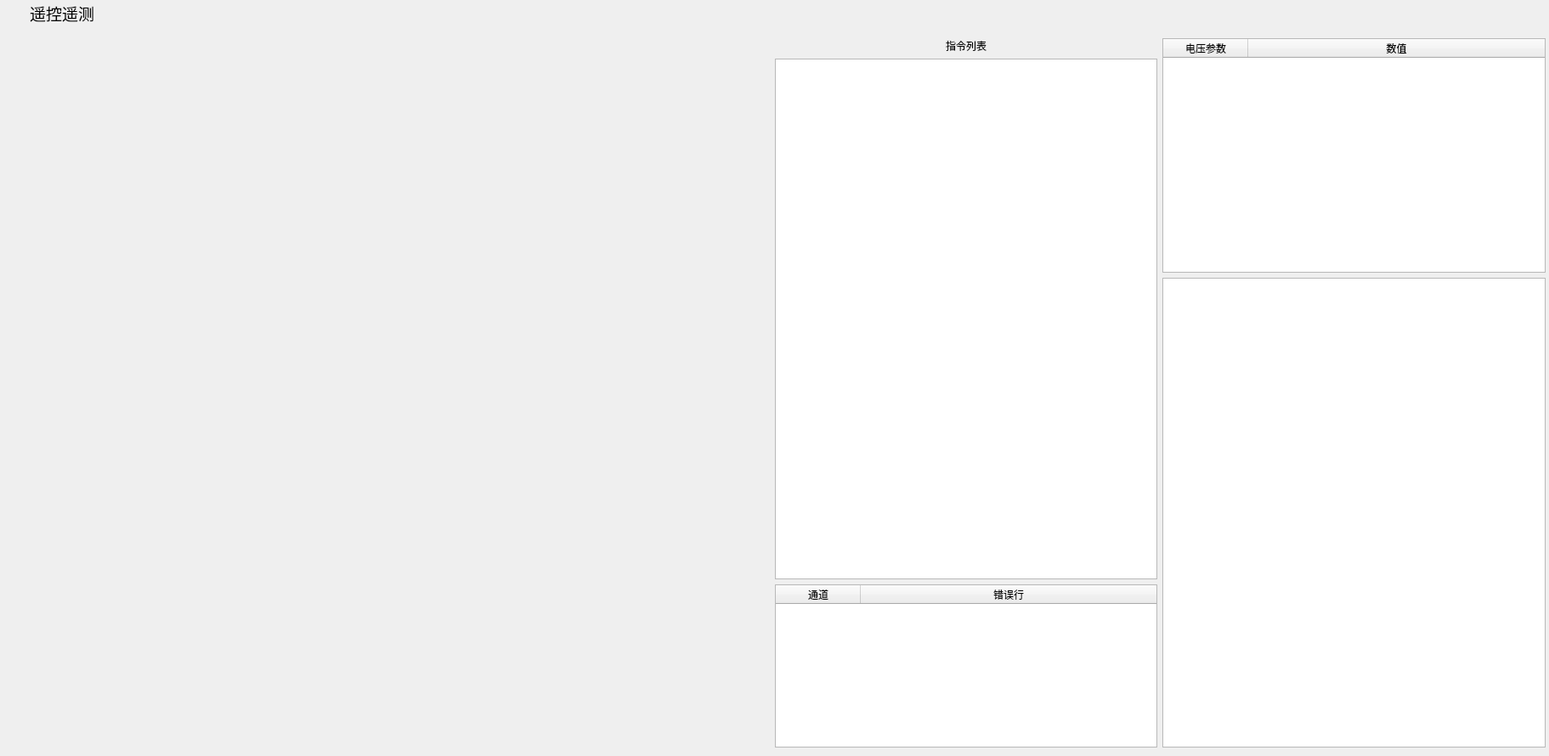
<?xml version="1.0" encoding="UTF-8"?>
<ui version="4.0">
 <class>CDlgCommClass</class>
 <widget class="QWidget" name="CDlgCommClass">
  <property name="geometry">
   <rect>
    <x>0</x>
    <y>0</y>
    <width>1823</width>
    <height>890</height>
   </rect>
  </property>
  <property name="sizePolicy">
   <sizepolicy hsizetype="Fixed" vsizetype="Fixed">
    <horstretch>0</horstretch>
    <verstretch>0</verstretch>
   </sizepolicy>
  </property>
  <property name="windowTitle">
   <string>遥控</string>
  </property>
  <layout class="QVBoxLayout" name="verticalLayout_4">
   <property name="spacing">
    <number>0</number>
   </property>
   <property name="leftMargin">
    <number>0</number>
   </property>
   <property name="topMargin">
    <number>0</number>
   </property>
   <property name="rightMargin">
    <number>0</number>
   </property>
   <property name="bottomMargin">
    <number>0</number>
   </property>
   <item>
    <widget class="QWidget" name="topWidget" native="true">
     <property name="sizePolicy">
      <sizepolicy hsizetype="Expanding" vsizetype="Fixed">
       <horstretch>0</horstretch>
       <verstretch>0</verstretch>
      </sizepolicy>
     </property>
     <property name="minimumSize">
      <size>
       <width>0</width>
       <height>30</height>
      </size>
     </property>
     <property name="maximumSize">
      <size>
       <width>16777215</width>
       <height>29</height>
      </size>
     </property>
     <property name="styleSheet">
      <string notr="true"/>
     </property>
     <layout class="QHBoxLayout" name="horizontalLayout_3">
      <property name="spacing">
       <number>4</number>
      </property>
      <property name="leftMargin">
       <number>6</number>
      </property>
      <property name="topMargin">
       <number>2</number>
      </property>
      <property name="rightMargin">
       <number>6</number>
      </property>
      <property name="bottomMargin">
       <number>2</number>
      </property>
      <item>
       <widget class="QLabel" name="label_Pic">
        <property name="sizePolicy">
         <sizepolicy hsizetype="Fixed" vsizetype="Fixed">
          <horstretch>0</horstretch>
          <verstretch>0</verstretch>
         </sizepolicy>
        </property>
        <property name="minimumSize">
         <size>
          <width>25</width>
          <height>25</height>
         </size>
        </property>
        <property name="maximumSize">
         <size>
          <width>25</width>
          <height>25</height>
         </size>
        </property>
        <property name="text">
         <string/>
        </property>
       </widget>
      </item>
      <item>
       <widget class="QLabel" name="label_2">
        <property name="sizePolicy">
         <sizepolicy hsizetype="Minimum" vsizetype="Fixed">
          <horstretch>0</horstretch>
          <verstretch>0</verstretch>
         </sizepolicy>
        </property>
        <property name="font">
         <font>
          <family>微软雅黑</family>
          <pointsize>14</pointsize>
          <weight>50</weight>
          <bold>false</bold>
          <underline>false</underline>
         </font>
        </property>
        <property name="autoFillBackground">
         <bool>false</bool>
        </property>
        <property name="text">
         <string>遥控遥测</string>
        </property>
        <property name="wordWrap">
         <bool>false</bool>
        </property>
       </widget>
      </item>
      <item>
       <spacer name="horizontalSpacer_2">
        <property name="orientation">
         <enum>Qt::Horizontal</enum>
        </property>
        <property name="sizeHint" stdset="0">
         <size>
          <width>0</width>
          <height>0</height>
         </size>
        </property>
       </spacer>
      </item>
      <item>
       <widget class="QPushButton" name="minButton">
        <property name="minimumSize">
         <size>
          <width>20</width>
          <height>20</height>
         </size>
        </property>
        <property name="maximumSize">
         <size>
          <width>20</width>
          <height>20</height>
         </size>
        </property>
        <property name="styleSheet">
         <string notr="true"/>
        </property>
        <property name="text">
         <string/>
        </property>
        <property name="iconSize">
         <size>
          <width>34</width>
          <height>34</height>
         </size>
        </property>
        <property name="flat">
         <bool>true</bool>
        </property>
       </widget>
      </item>
      <item>
       <widget class="QPushButton" name="maxButton">
        <property name="enabled">
         <bool>true</bool>
        </property>
        <property name="minimumSize">
         <size>
          <width>20</width>
          <height>20</height>
         </size>
        </property>
        <property name="maximumSize">
         <size>
          <width>20</width>
          <height>20</height>
         </size>
        </property>
        <property name="text">
         <string/>
        </property>
        <property name="flat">
         <bool>true</bool>
        </property>
       </widget>
      </item>
      <item>
       <widget class="QPushButton" name="closeButton">
        <property name="sizePolicy">
         <sizepolicy hsizetype="Minimum" vsizetype="Fixed">
          <horstretch>0</horstretch>
          <verstretch>0</verstretch>
         </sizepolicy>
        </property>
        <property name="minimumSize">
         <size>
          <width>20</width>
          <height>20</height>
         </size>
        </property>
        <property name="maximumSize">
         <size>
          <width>20</width>
          <height>20</height>
         </size>
        </property>
        <property name="styleSheet">
         <string notr="true"/>
        </property>
        <property name="text">
         <string/>
        </property>
        <property name="iconSize">
         <size>
          <width>17</width>
          <height>17</height>
         </size>
        </property>
        <property name="autoRepeat">
         <bool>false</bool>
        </property>
        <property name="autoExclusive">
         <bool>false</bool>
        </property>
        <property name="flat">
         <bool>true</bool>
        </property>
       </widget>
      </item>
     </layout>
    </widget>
   </item>
   <item>
    <layout class="QHBoxLayout" name="horizontalLayout" stretch="6,3,3">
     <property name="leftMargin">
      <number>4</number>
     </property>
     <property name="topMargin">
      <number>15</number>
     </property>
     <property name="rightMargin">
      <number>4</number>
     </property>
     <property name="bottomMargin">
      <number>10</number>
     </property>
     <item>
      <layout class="QVBoxLayout" name="verticalLayout">
       <item>
        <widget class="QWidget" name="widget_CameraType" native="true">
         <property name="sizePolicy">
          <sizepolicy hsizetype="Preferred" vsizetype="Fixed">
           <horstretch>0</horstretch>
           <verstretch>0</verstretch>
          </sizepolicy>
         </property>
         <property name="minimumSize">
          <size>
           <width>0</width>
           <height>50</height>
          </size>
         </property>
         <property name="maximumSize">
          <size>
           <width>16777215</width>
           <height>50</height>
          </size>
         </property>
        </widget>
       </item>
       <item>
        <widget class="QWidget" name="widget" native="true"/>
       </item>
      </layout>
     </item>
     <item>
      <layout class="QVBoxLayout" name="verticalLayout_3" stretch="0,2,0">
       <item>
        <widget class="QLabel" name="label_table">
         <property name="text">
          <string>指令列表</string>
         </property>
         <property name="alignment">
          <set>Qt::AlignCenter</set>
         </property>
        </widget>
       </item>
       <item>
        <widget class="QListWidget" name="listWidget_CmdList"/>
       </item>
       <item>
        <widget class="QTableWidget" name="tableWidget_lineTest">
         <attribute name="horizontalHeaderVisible">
          <bool>true</bool>
         </attribute>
         <attribute name="horizontalHeaderStretchLastSection">
          <bool>true</bool>
         </attribute>
         <attribute name="verticalHeaderVisible">
          <bool>false</bool>
         </attribute>
         <attribute name="verticalHeaderHighlightSections">
          <bool>false</bool>
         </attribute>
         <column>
          <property name="text">
           <string>通道</string>
          </property>
         </column>
         <column>
          <property name="text">
           <string>错误行</string>
          </property>
         </column>
        </widget>
       </item>
      </layout>
     </item>
     <item>
      <layout class="QVBoxLayout" name="verticalLayout_2" stretch="1,2">
       <item>
        <widget class="QTableWidget" name="tableWidget_DianYa">
         <attribute name="horizontalHeaderDefaultSectionSize">
          <number>100</number>
         </attribute>
         <attribute name="horizontalHeaderStretchLastSection">
          <bool>true</bool>
         </attribute>
         <attribute name="verticalHeaderVisible">
          <bool>false</bool>
         </attribute>
         <column>
          <property name="text">
           <string>电压参数</string>
          </property>
         </column>
         <column>
          <property name="text">
           <string>数值</string>
          </property>
         </column>
        </widget>
       </item>
       <item>
        <widget class="QTableWidget" name="tableWidget_Telemetry"/>
       </item>
      </layout>
     </item>
    </layout>
   </item>
  </layout>
 </widget>
 <layoutdefault spacing="6" margin="11"/>
 <resources>
  <include location="GraphicCollectAndProcess.qrc"/>
  <include location="GraphicCollectAndProcess.qrc"/>
 </resources>
 <connections/>
</ui>
